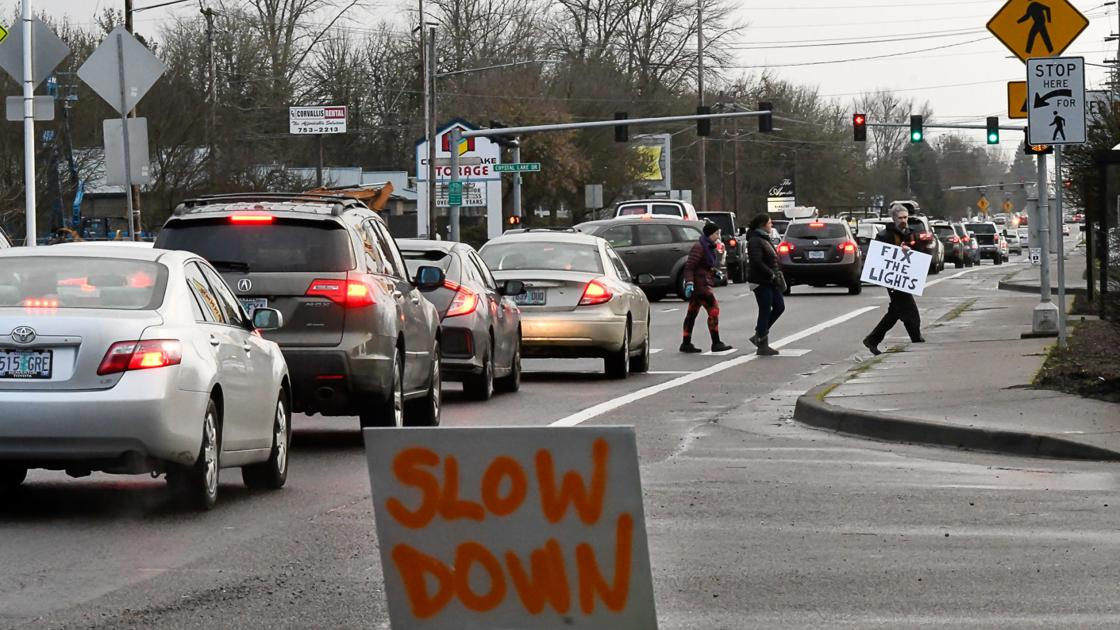
#> input picture image Pedestrian and Car detection/image.jpg, 1120 x 630 px
$ python test.py
#> lines starting #> are read from the running program, lines starting #| are printed output that depends on the picture; after the words box and inside, x2 and y2 are one past the last pixel; in counts of white or black regions, pixels touching at a corner belong together
import cv2


#load image
img= cv2.imread('image.jpg')
#> img is the input picture: shape (630, 1120, 3); mean B, G, R 108, 112.4, 117.9
car_classifier='car_classifier.xml'

#load pre-trained data from open cv using haar cascade algorithm
trained_car= cv2.CascadeClassifier(car_classifier)
trained_pedestrian= cv2.CascadeClassifier(cv2.data.haarcascades + "haarcascade_fullbody.xml")


grayscale_img= cv2.cvtColor(img, cv2.COLOR_BGR2GRAY)
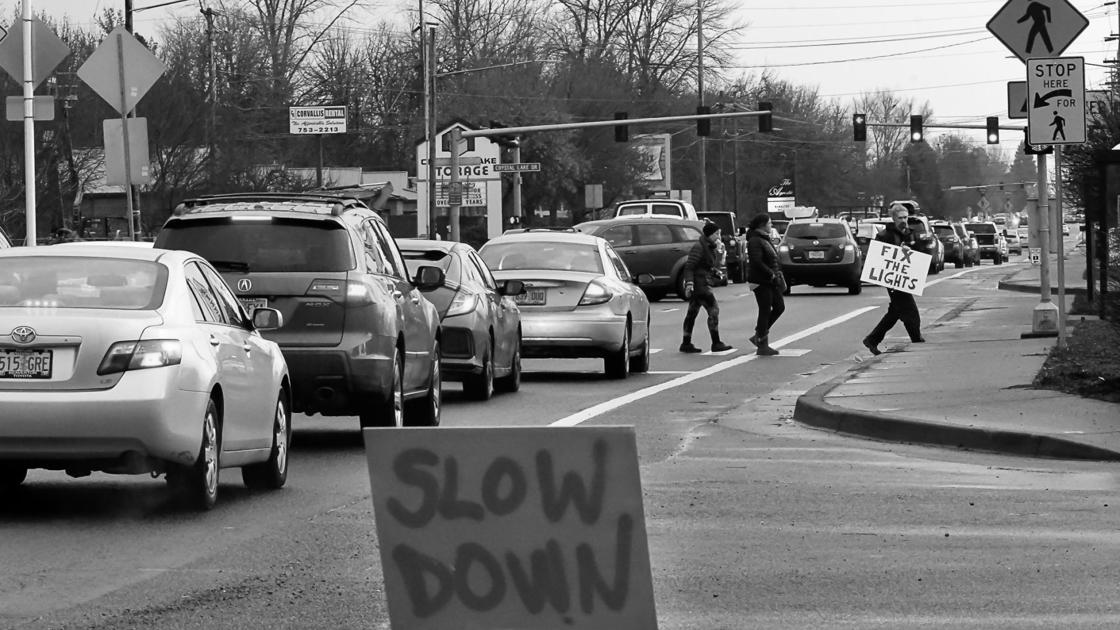
#> grayscale_img: shape (630, 1120); min 0, max 255, mean 113.6
pedestrian_grayscale=cv2.cvtColor(img, cv2.COLOR_BGR2GRAY)

car_coordinates=trained_car.detectMultiScale(grayscale_img)
#> car_coordinates = [[414, 230, 38, 38], [564, 275, 46, 46], [642, 179, 49, 49], [520, 335, 69, 69]]
pedestrian_coordinates=trained_pedestrian.detectMultiScale(grayscale_img)
#> pedestrian_coordinates = ()
for(x,y,w,h) in car_coordinates:
    cv2.rectangle(img,(x,y),(x+w, y+h),(0,255,0),2)
#> this loop made 4 passes
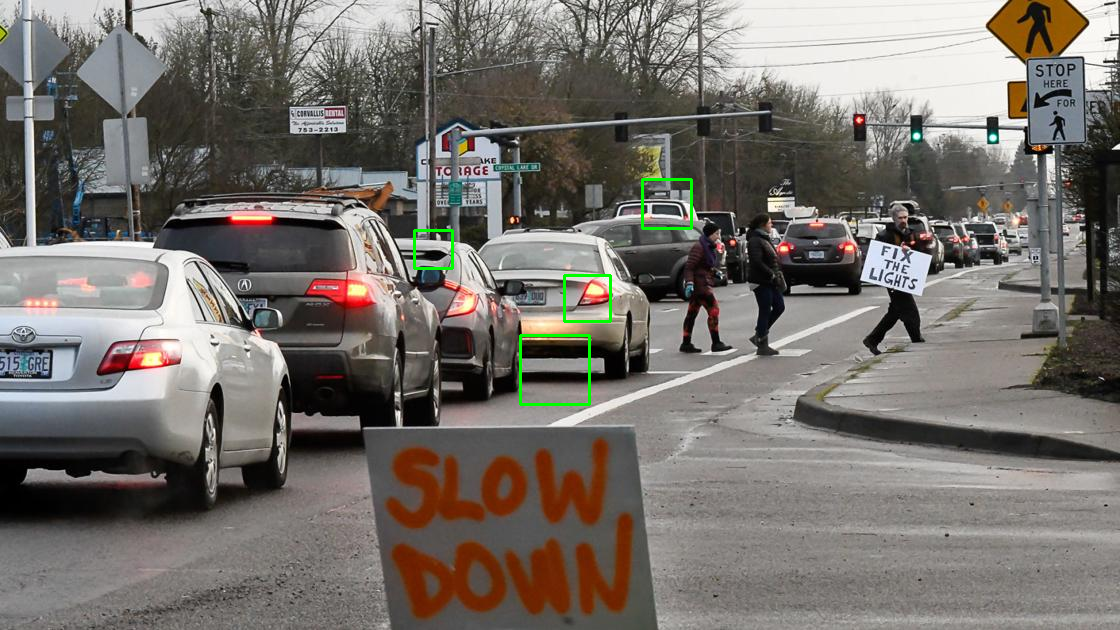
#> img: shape (630, 1120, 3); 0.34% of pixels changed, all inside (x1, y1, x2, y2) = (413, 178, 693, 406)
for(x,y,w,h) in pedestrian_coordinates:
    cv2.rectangle(img,(x,y),(x+w, y+h),(0,255,0),2)
#> this loop made 0 passes

print(car_coordinates)
#| [[414 230  38  38]
#|  [564 275  46  46]
#|  [642 179  49  49]
#|  [520 335  69  69]]
#show image
cv2.imshow('car detector',img)
cv2.waitKey()

print("code completed")
